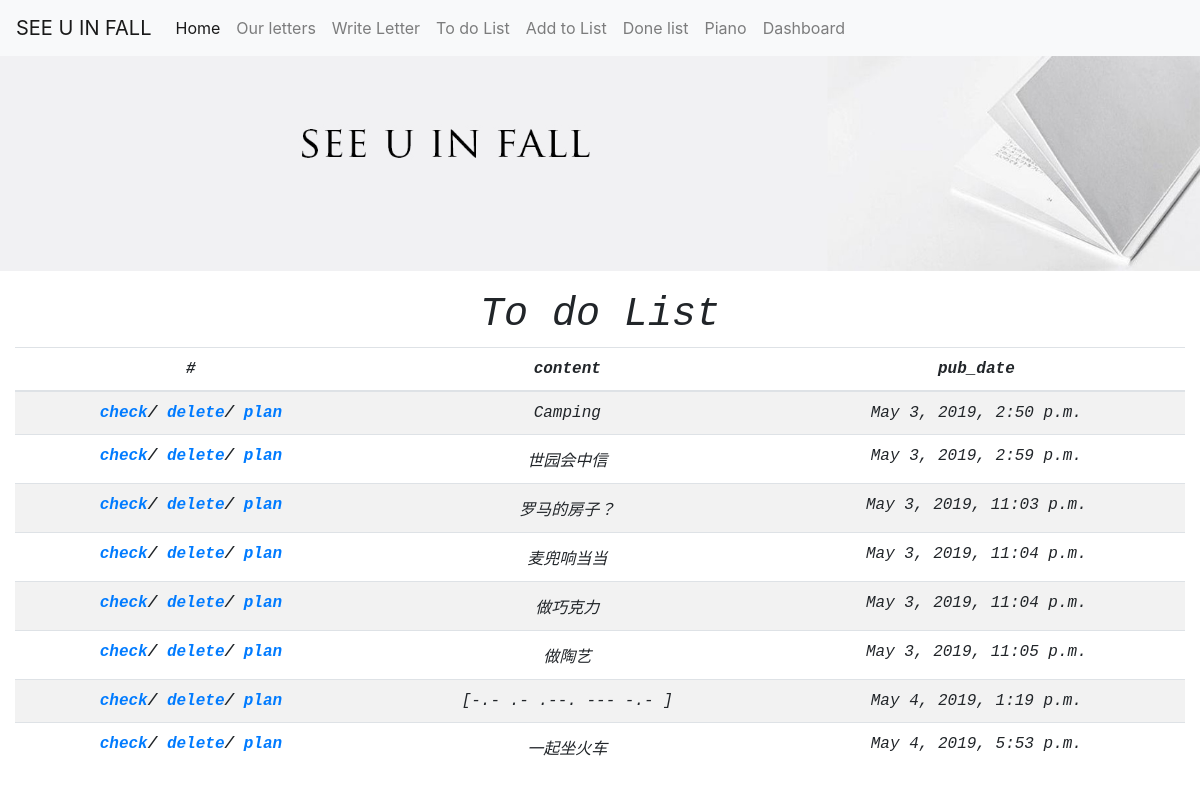
Page /letters/toDoList on the committed database.
### letters/models.py (models this page shows)
class Todo(models.Model):
    content = models.CharField(max_length=20000)
    plan_md = models.CharField(max_length=20000,blank=True)
    pub_date = models.DateTimeField('date published')
    hasChecked = models.BooleanField()
    check_date = models.DateTimeField('date checked',blank=True)
    hasDeleted = models.BooleanField(default=False)

### letters/views.py (the view)
# urls.py: path('toDoList',views.toDoListView.as_view(),name="toDoList"),
class toDoListView(generic.ListView):
    template_name = 'letters/todolist.html'
    context_object_name = "todos"
    def get_queryset(self):
        return Todo.objects.all().filter(hasChecked=False,hasDeleted=False)

### letters/templates/letters/todolist.html (shortened to what this page needs)
{% include "letters/base.html" %}
{% if todos %}
<div class="container-fluid text-monospace " >
<h1 class="text-center font-italic">To do List</h1>
<table class="table table-striped font-italic text-center">
  <thead>
    <tr>
      <th scope="col">#</th>
      <th scope="col">content</th>
      <th scope="col">pub_date</th>
    </tr>
  </thead>
  <tbody>
   {% for todo in todos %}
    <tr>
      <th scope="row">
          <a href="{% url 'letters:checkTodo' todo.id%}">check</a>/
          <a href="{% url 'letters:deleteToDo' todo.id%}">delete</a>/
          <a href="{% url 'letters:todoPlan' todo.id%}">plan</a>
      </th>
      <td>{{todo.content}}</td>
      <td>{{todo.pub_date}}</td>
    </tr>
  {% endfor %}
  </tbody>
</table>
</div>
{% else %}
    <p>No todos are available.</p>
{% endif %}

### rows in the picture
Todo: content "Camping", pub_date "May 3, 2019, 2:50 p.m."
Todo: content "世园会中信", pub_date "May 3, 2019, 2:59 p.m."
Todo: content "罗马的房子？", pub_date "May 3, 2019, 11:03 p.m."
Todo: content "麦兜响当当", pub_date "May 3, 2019, 11:04 p.m."
Todo: content "做巧克力", pub_date "May 3, 2019, 11:04 p.m."
Todo: content "做陶艺", pub_date "May 3, 2019, 11:05 p.m."
Todo: content "[-.- .- .--. --- -.- ]", pub_date "May 4, 2019, 1:19 p.m."
Todo: content "一起坐火车", pub_date "May 4, 2019, 5:53 p.m."
